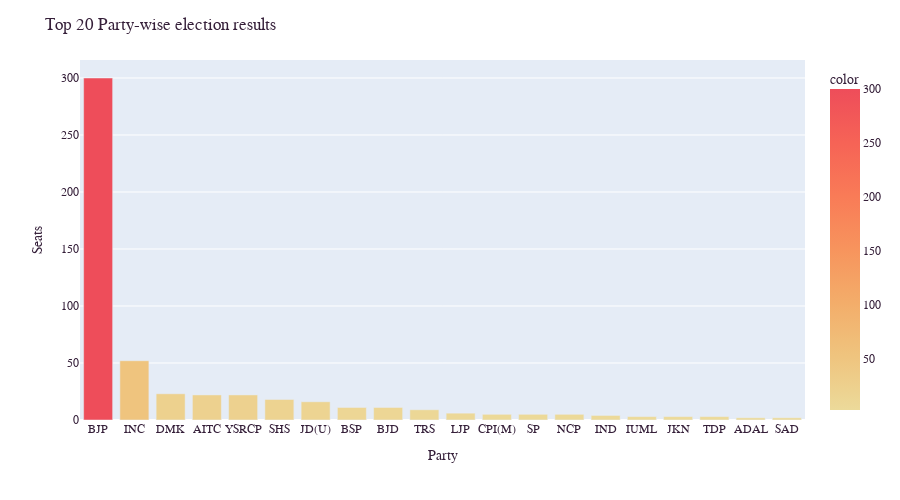

The notebook cell saved with this chart:
### Markdown cell above
### 5.1 Lok Sabha 2019: Election Results

### Code cell
# Number of seats won by each party
result = df_NOTA[df_NOTA['WINNER'] == 1].groupby('PARTY')['WINNER'].size()
result_df = pd.DataFrame(data=result).sort_values(by="WINNER", ascending=False)
result_df.reset_index(level=0, inplace=True)

# Visualize the party-wise election results
result_fig = px.bar(result_df, 
                    x=result_df['PARTY'][:20], 
                    y=result_df["WINNER"][:20], 
                    color=result_df['WINNER'][:20], 
                    height=500,
                    color_continuous_scale='Oryel')
result_fig.update_layout(title_text='Top 20 Party-wise election results',
                         font_family="Courier New",
                         font_color="#351f39",
                         title_font_family="Courier New",
                         title_font_color="#351f39",
                         xaxis_title="Party",
                         yaxis_title="Seats")
result_fig.show()

### Figure 1 — Plotly figure (JSON) as saved in the notebook; plotly's stock layout.template omitted (floating-point values rounded to 4 significant figures)
{"data": [{"alignmentgroup": "True", "hovertemplate": "x=%{x}<br>y=%{y}<br>color=%{marker.color}<extra></extra>", "legendgroup": "", "marker": {"color": [300, 52, 23, 22, 22, 18, 16, 11, 11, 9, 6, 5, 5, 5, 4, 3, 3, 3, 2, 2], "coloraxis": "coloraxis"}, "name": "", "offsetgroup": "", "orientation": "v", "showlegend": false, "textposition": "auto", "type": "bar", "x": ["BJP", "INC", "DMK", "AITC", "YSRCP", "SHS", "JD(U)", "BSP", "BJD", "TRS", "LJP", "CPI(M)", "SP", "NCP", "IND", "IUML", "JKN", "TDP", "ADAL", "SAD"], "xaxis": "x", "y": [300, 52, 23, 22, 22, 18, 16, 11, 11, 9, 6, 5, 5, 5, 4, 3, 3, 3, 2, 2], "yaxis": "y"}], "layout": {"barmode": "relative", "coloraxis": {"colorbar": {"title": {"text": "color"}}, "colorscale": [[0, "rgb(236, 218, 154)"], [0.1667, "rgb(239, 196, 126)"], [0.3333, "rgb(243, 173, 106)"], [0.5, "rgb(247, 148, 93)"], [0.6667, "rgb(249, 123, 87)"], [0.8333, "rgb(246, 99, 86)"], [1, "rgb(238, 77, 90)"]]}, "font": {"color": "#351f39", "family": "Courier New"}, "height": 500, "legend": {"tracegroupgap": 0}, "margin": {"t": 60}, "title": {"font": {"color": "#351f39", "family": "Courier New"}, "text": "Top 20 Party-wise election results"}, "xaxis": {"anchor": "y", "domain": [0, 1], "title": {"text": "Party"}}, "yaxis": {"anchor": "x", "domain": [0, 1], "title": {"text": "Seats"}}}}
